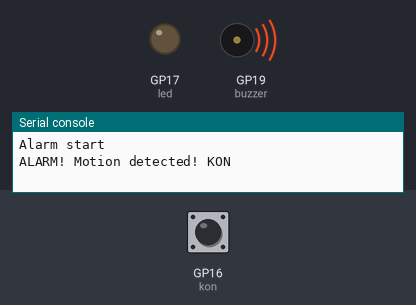
Simulated run of this program. Board: Raspberry Pi Pico running MicroPython. Shown: output pins drawn as LEDs (lit = HIGH), buzzer (waves = sounding, pin HIGH), the last lines printed to the serial console. Inputs (shaded band) come from the test bench; at power-on: GP16 (kon) HIGH.

Above: at 0.05 s.
At 5.4 s:
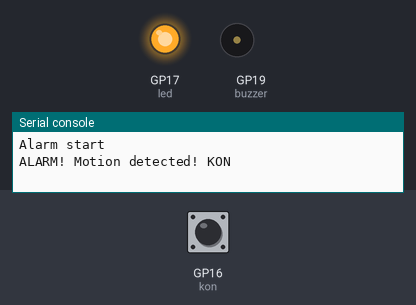
At 8.45 s:
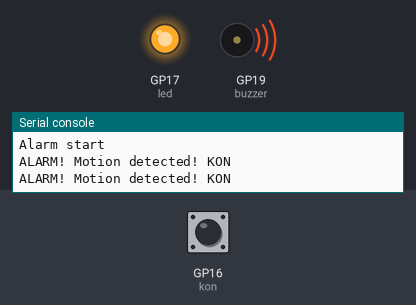
At 11.4 s:
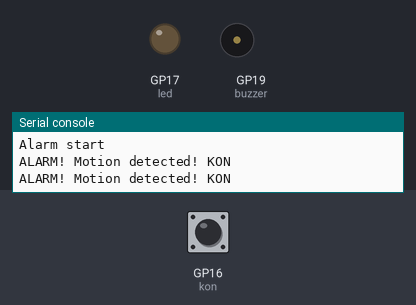
Timing chart, 0 to 15.6 s (numbered marks = the images above):
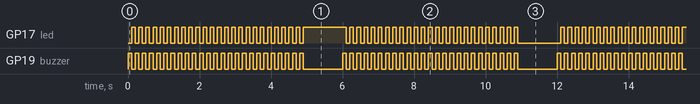

Measured:
- by itself, GP17 (led): repeats every 12.0 s: HIGH 1.2 s, 24 × (LOW 0.10 s, HIGH 0.10 s), LOW 1.2 s, 24 × (HIGH 0.10 s, LOW 0.10 s)
- by itself, GP19 (buzzer): moves between LOW and HIGH, repeating every 6.0 s

The program:

Burglar_Alarm_kon.py
```python
import machine
import utime

sensor_pir = machine.Pin(28, machine.Pin.IN, machine.Pin.PULL_DOWN)
led = machine.Pin(17, machine.Pin.OUT)
buzzer = machine.Pin(19, machine.Pin.OUT)
kon = machine.Pin(16, machine.Pin.IN, machine.Pin.PULL_UP)

def alarm():
    for i in range(50):
            led.toggle()
            buzzer.toggle()
            utime.sleep_ms(100)

def pir_check(pin):
    if pin.value():
        print("ALARM! Motion detected! PIR")
        alarm();

def kon_check(pin):
    if pin.value():
        print("ALARM! Motion detected! KON")
        alarm();

print('Alarm start')

while True:
    led.toggle()
    kon_check(kon)
    #pir_check(sensor_pir)
    utime.sleep(1)
```
